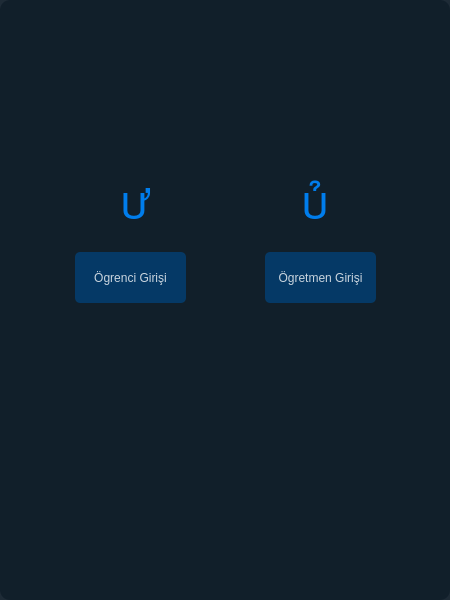
<?xml version="1.0" encoding="UTF-8"?>
<ui version="4.0">
 <class>Form</class>
 <widget class="QWidget" name="Form">
  <property name="geometry">
   <rect>
    <x>0</x>
    <y>0</y>
    <width>450</width>
    <height>600</height>
   </rect>
  </property>
  <property name="windowTitle">
   <string>Form</string>
  </property>
  <property name="styleSheet">
   <string notr="true">background-color:rgba(16,30,41,240);
border-radius:10px;</string>
  </property>
  <widget class="QPushButton" name="Pushbutton">
   <property name="geometry">
    <rect>
     <x>75</x>
     <y>252</y>
     <width>111</width>
     <height>51</height>
    </rect>
   </property>
   <property name="styleSheet">
    <string notr="true">QPushButton#Pushbutton{
background-color:rgba(2,65,118,255);
color:rgba(255,255,255,200);
border-radius:5px;
}
QPushButton#Pushbutton:pressed{
padding-left:5px;
padding-top:5px;
background-color:rgba(2,65,118,255);
background-position:clac(100%-10px)center;
}
QPushButton#Pushbutton{
background-color:rgba(2,65,118,200);
 }</string>
   </property>
   <property name="text">
    <string>Ögrenci Girişi</string>
   </property>
  </widget>
  <widget class="QPushButton" name="ogretmengirisbuton">
   <property name="geometry">
    <rect>
     <x>265</x>
     <y>252</y>
     <width>111</width>
     <height>51</height>
    </rect>
   </property>
   <property name="styleSheet">
    <string notr="true">QPushButton#ogretmengirisbuton{
background-color:rgba(2,65,118,255);
color:rgba(255,255,255,200);
border-radius:5px;
}
QPushButton#ogretmengirisbuton:pressed{
padding-left:5px;
padding-top:5px;
background-color:rgba(2,65,118,255);
background-position:clac(100%-10px)center;
}
QPushButton#ogretmengirisbuton{
background-color:rgba(2,65,118,200);
 }</string>
   </property>
   <property name="text">
    <string>Ögretmen Girişi</string>
   </property>
  </widget>
  <widget class="QLabel" name="label">
   <property name="geometry">
    <rect>
     <x>60</x>
     <y>150</y>
     <width>150</width>
     <height>95</height>
    </rect>
   </property>
   <property name="font">
    <font>
     <pointsize>35</pointsize>
    </font>
   </property>
   <property name="styleSheet">
    <string notr="true">background-color:rgba(0,0,0,0);
color:rgba(0,125,236,255);
</string>
   </property>
   <property name="text">
    <string></string>
   </property>
   <property name="alignment">
    <set>Qt::AlignCenter</set>
   </property>
  </widget>
  <widget class="QLabel" name="label_2">
   <property name="geometry">
    <rect>
     <x>240</x>
     <y>150</y>
     <width>150</width>
     <height>95</height>
    </rect>
   </property>
   <property name="font">
    <font>
     <pointsize>35</pointsize>
    </font>
   </property>
   <property name="styleSheet">
    <string notr="true">background-color:rgba(0,0,0,0);
color:rgba(0,125,236,255);
</string>
   </property>
   <property name="text">
    <string></string>
   </property>
   <property name="alignment">
    <set>Qt::AlignCenter</set>
   </property>
  </widget>
 </widget>
 <resources/>
 <connections/>
</ui>
